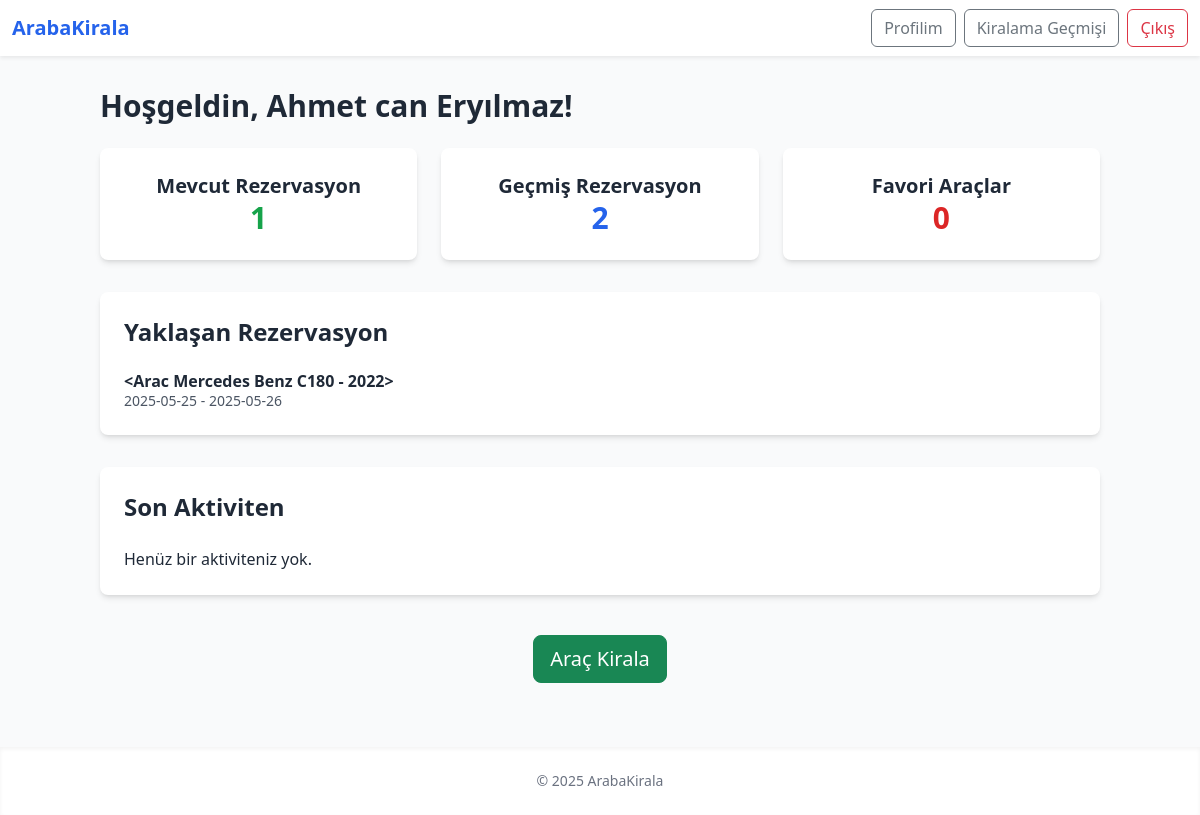
/dashboard (signed in), run on the app's committed database.
### app.py (models this page shows, shortened)
class User(UserMixin, db.Model):
    __tablename__ = 'users'
    id = db.Column(db.Integer, primary_key=True)
    name = db.Column(db.String(100), nullable=False)
    email = db.Column(db.String(120), unique=True, nullable=False, index=True)
    password_hash = db.Column(db.String(128), nullable=False)
    telefon = db.Column(db.String(20))
    ehliyet_no = db.Column(db.String(50))
    is_admin = db.Column(db.Boolean, default=False)

class Arac(db.Model):
    __tablename__ = 'araclar'
    id = db.Column(db.Integer, primary_key=True)
    marka = db.Column(db.String(50), nullable=False)
    model = db.Column(db.String(50), nullable=False)
    yil = db.Column(db.Integer, nullable=False)
    fiyat = db.Column(db.Float, nullable=False)
    vites = db.Column(db.String(20), nullable=False)
    yakit = db.Column(db.String(20), nullable=False)
    renk = db.Column(db.String(20), nullable=False)
    foto = db.Column(db.String(120))
    uygun = db.Column(db.Boolean, default=True)
    def __repr__(self):
        return f'<Arac {self.marka} {self.model} - {self.yil}>'

class Rezervasyon(db.Model):
    __tablename__ = 'rezervasyonlar'
    id = db.Column(db.Integer, primary_key=True)
    ad_soyad = db.Column(db.String(100), nullable=False)
    email = db.Column(db.String(120), nullable=False)
    telefon = db.Column(db.String(20), nullable=False)
    baslangic = db.Column(db.Date, nullable=False)
    bitis = db.Column(db.Date, nullable=False)
    teslim_yeri = db.Column(db.String(150), nullable=False)
    arac_id = db.Column(db.Integer, db.ForeignKey('araclar.id'), nullable=False)
    kullanici_id = db.Column(db.Integer, db.ForeignKey('users.id'), nullable=False)
    created_at = db.Column(db.DateTime, default=datetime.utcnow)
    arac = db.relationship('Arac')
    kullanici = db.relationship('User')  # İsteğe bağlı: current_user ile bağ kurmak istersen

### app.py (the view)
@app.route('/dashboard')
@login_required
def dashboard():
    kullanici = current_user
    mevcut_rezervasyon_sayisi = Rezervasyon.query.filter(
        Rezervasyon.kullanici_id == kullanici.id,
        Rezervasyon.bitis >= datetime.today().date()
    ).count()
    gecmis_rezervasyon_sayisi = Rezervasyon.query.filter(
        Rezervasyon.kullanici_id == kullanici.id,
        Rezervasyon.bitis < datetime.today().date()
    ).count()
    favori_sayisi = 0  # Favori aracı tutuyorsan burayı güncelle
    yaklasan_rezervasyon = Rezervasyon.query.filter(
        Rezervasyon.kullanici_id == kullanici.id,
        Rezervasyon.bitis >= datetime.today().date()
    ).order_by(Rezervasyon.baslangic.asc()).first()
    aktiviteler = []  # Aktiviteler tablon varsa çek, yoksa boş bırak
    araclar = Arac.query.filter_by(uygun=True).all()
    return render_template('dashboard.html',
                           kullanici_ad=kullanici.name,
                           mevcut_rez=mevcut_rezervasyon_sayisi,
                           gecmis_rez=gecmis_rezervasyon_sayisi,
                           favoriler=favori_sayisi,
                           yaklasan=yaklasan_rezervasyon,
                           aktiviteler=aktiviteler,
                           araclar=araclar)

### app.py (called while the page is built)
@login_manager.user_loader
def load_user(user_id):
    return User.query.get(int(user_id))

### templates/dashboard.html (shortened to what this page needs)
{% extends "base.html" %}
{% block navbar %}
<nav class="navbar navbar-expand-lg navbar-light bg-white shadow-sm">
  <div class="container-fluid">
    <a class="navbar-brand text-blue-600 font-bold" href="{{ url_for('index') }}">ArabaKirala</a>
    <div class="d-flex ms-auto">
      <a href="{{ url_for('profil') }}" class="btn btn-outline-secondary me-2">Profilim</a>
      <a href="{{ url_for('gecmis') }}" class="btn btn-outline-secondary me-2">Kiralama Geçmişi</a>
      <a href="{{ url_for('logout') }}" class="btn btn-outline-danger">Çıkış</a>
    </div>
  </div>
</nav>
{% endblock %}
{% block content %}
<main class="container mx-auto py-8">
  <h1 class="text-3xl font-bold mb-6">Hoşgeldin, {{ kullanici_ad }}!</h1>
  <div class="grid grid-cols-1 md:grid-cols-3 gap-6 mb-8">
    <div class="bg-white p-6 rounded-lg shadow-md text-center">
      <h2 class="text-xl font-semibold">Mevcut Rezervasyon</h2>
      <p class="text-3xl font-bold text-green-600">{{ mevcut_rez }}</p>
    </div>
    <div class="bg-white p-6 rounded-lg shadow-md text-center">
      <h2 class="text-xl font-semibold">Geçmiş Rezervasyon</h2>
      <p class="text-3xl font-bold text-blue-600">{{ gecmis_rez }}</p>
    </div>
    <div class="bg-white p-6 rounded-lg shadow-md text-center">
      <h2 class="text-xl font-semibold">Favori Araçlar</h2>
      <p class="text-3xl font-bold text-red-600">{{ favoriler }}</p>
    </div>
  </div>
  <section class="bg-white p-6 rounded-lg shadow-md mb-8">
    <h2 class="text-2xl font-semibold mb-4">Yaklaşan Rezervasyon</h2>
    {% if yaklasan %}
      <div class="d-flex justify-content-between align-items-center">
        <div>
          <h3 class="font-semibold">{{ yaklasan.arac }}</h3>
          <p class="text-sm text-gray-600">{{ yaklasan.baslangic }} - {{ yaklasan.bitis }}</p>
        </div>
      </div>
    {% else %}
      <p>Yaklaşan rezervasyonunuz bulunmamaktadır.</p>
    {% endif %}
  </section>
  <section class="bg-white p-6 rounded-lg shadow-md mb-8">
    <h2 class="text-2xl font-semibold mb-4">Son Aktiviten</h2>
    {% if aktiviteler %}
      <ul class="list-group">
        {% for aktivite in aktiviteler %}
          <li class="list-group-item d-flex justify-content-between align-items-center">
            {{ aktivite.aciklama }}
            <span class="badge bg-primary rounded-pill">{{ aktivite.tarih }}</span>
          </li>
        {% endfor %}
      </ul>
    {% else %}
      <p>Henüz bir aktiviteniz yok.</p>
    {% endif %}
  </section>
  <div class="text-center mt-10">
    <button type="button" class="btn btn-success btn-lg" data-bs-toggle="modal" data-bs-target="#kiralaModal">
      Araç Kirala
    </button>
  </div>
</main>
{% endblock %}
{% block footer %}
<footer class="bg-white text-center py-4 mt-8 shadow-inner">
  <p class="text-sm text-gray-500">© 2025 ArabaKirala</p>
</footer>
{% endblock %}

### data on the page
User: name "Ahmet can Eryılmaz"
Arac: arac "<Arac Mercedes Benz C180 - 2022>"
Rezervasyon: baslangic "2025-05-25", bitis "2025-05-26"

### other printed values
{{ mevcut_rez }} "1"
{{ gecmis_rez }} "2"
{{ favoriler }} "0"
